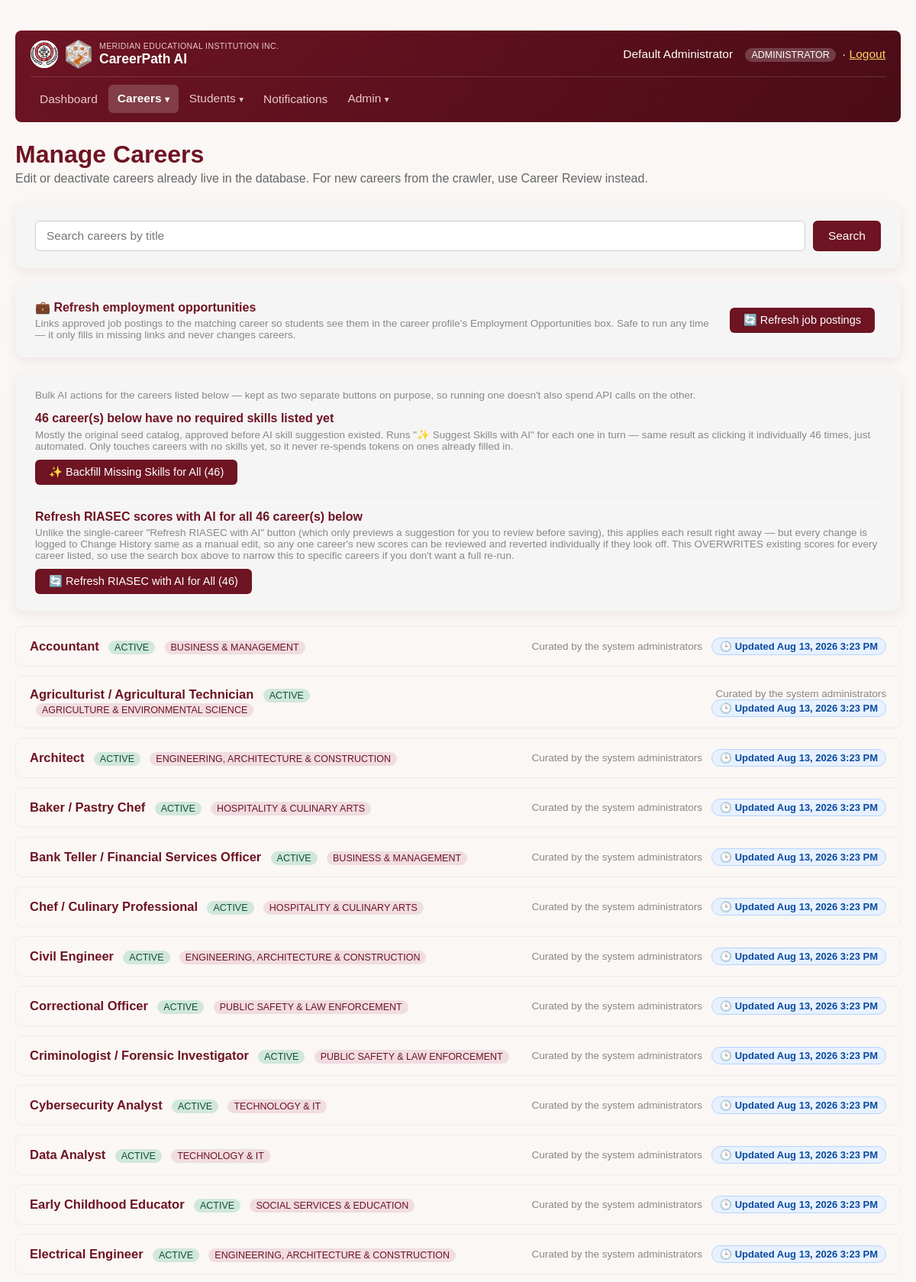
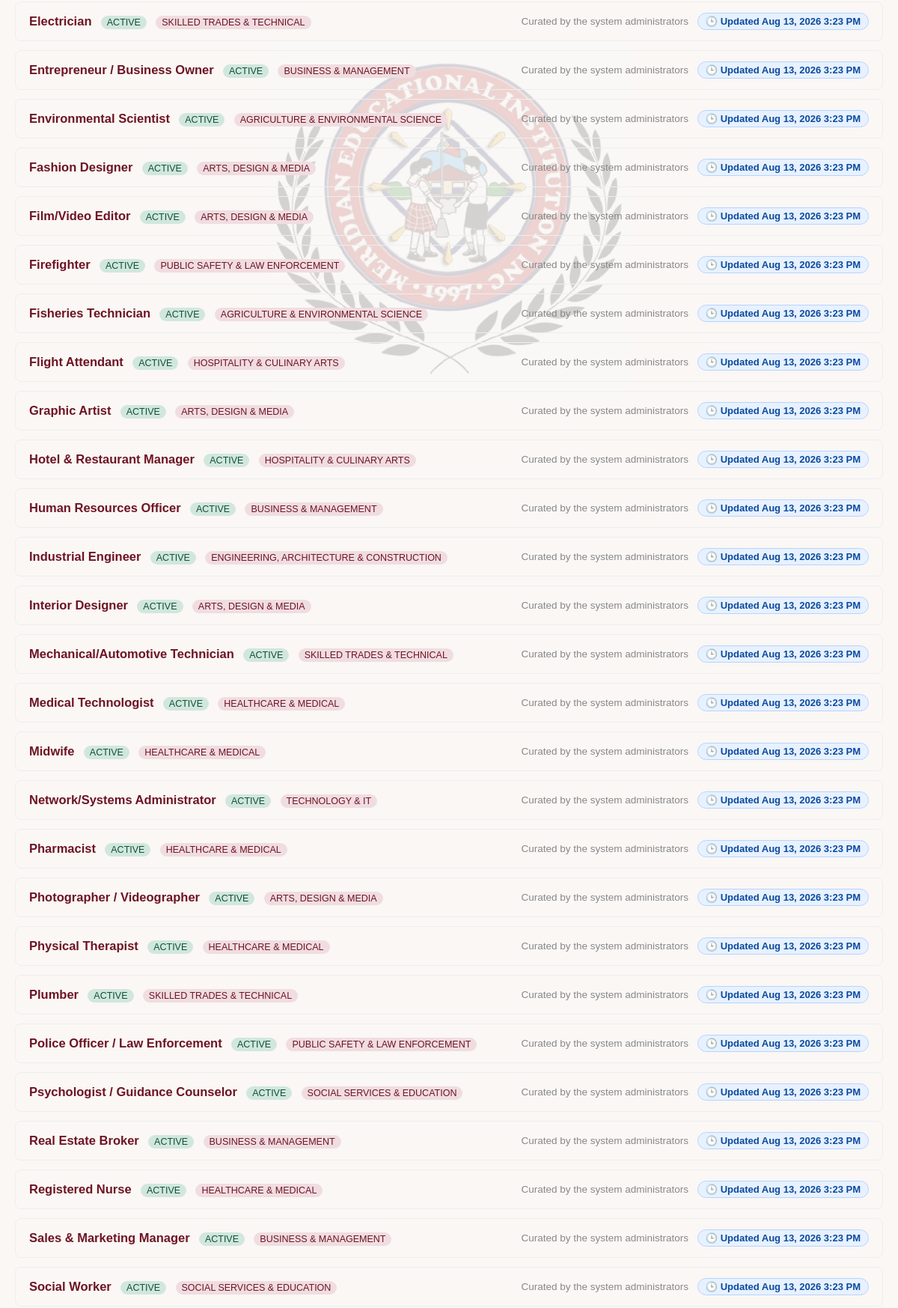
Page /php/careers_manage.php (signed in, upper part) on the committed database (2 pictures, top to bottom).
### tables this page shows
CREATE TABLE careers (
    career_id           INT AUTO_INCREMENT PRIMARY KEY,
    career_title         VARCHAR(150) NOT NULL,
     
     
     
     
     
     
     
    career_category      VARCHAR(100) NULL,
    description          TEXT,
    daily_task           TEXT,
    educational_pathway  VARCHAR(255),
     
     
     
     
     
     
     
    key_subjects         VARCHAR(255) NULL,
    r_score              INT NOT NULL,  
    i_score              INT NOT NULL,  
    a_score              INT NOT NULL,  
    s_score              INT NOT NULL,  
    e_score              INT NOT NULL,  
    c_score              INT NOT NULL,  
    source               VARCHAR(50) DEFAULT 'seed',
     
     
     
     
     
    career_scope         ENUM('local','international') NOT NULL DEFAULT 'local',
     
     
     
    status               ENUM('active','pending','inactive') DEFAULT 'active',
    created_at           TIMESTAMP DEFAULT CURRENT_TIMESTAMP,
     
     
     
    updated_at           TIMESTAMP NOT NULL DEFAULT CURRENT_TIMESTAMP ON UPDATE CURRENT_TIMESTAMP
);

### php/riasec_helper.php (called while the page is built, shortened)
<?php
function career_source_label(?string $source): string
{
    $map = [
        'philjobnet' => 'PhilJobNet (Philippine job listings)',
        'onet'       => 'O*NET (U.S. Department of Labor occupational database)',
        'adzuna'     => 'Adzuna job listings',
        'remoteok'   => 'RemoteOK job listings',
        'kalibrr'    => 'Kalibrr job listings',
        'crawler'    => 'Web crawler (PhilJobNet / O*NET job data), reviewed by staff',
        'seed'       => 'Curated by the system administrators',
        'manual'     => 'Entered by a counselor/administrator',
    ];
    $key = strtolower(trim((string) $source));
    return $map[$key] ?? ($key !== '' ? ucfirst($key) : $map['seed']);
}
function career_updated_label(?string $updatedAt): ?string
{
    $ts = strtotime($updatedAt);
    return $ts ? date('M j, Y', $ts) : null;
}

### php/careers_manage.php (the view, shortened to what this page needs)
<?php
require_once __DIR__ . '/riasec_helper.php';
$pdo = get_db();
try {
    $pdo->query("SELECT updated_at FROM careers LIMIT 0");
} catch (Exception $e) {
    try {
        $pdo->exec("ALTER TABLE careers ADD COLUMN updated_at TIMESTAMP NOT NULL DEFAULT CURRENT_TIMESTAMP ON UPDATE CURRENT_TIMESTAMP");
    } catch (Exception $e2) {
    }
}
$refreshedCareerId = null;
$detailsCareerId = null;
$search = trim($_GET['q'] ?? '');
if ($search !== '') {
    $stmt = $pdo->prepare("SELECT * FROM careers WHERE career_title LIKE :like ORDER BY career_title LIMIT 200");
    $stmt->execute(['like' => '%' . $search . '%']);
} else {
    $stmt = $pdo->query("SELECT * FROM careers ORDER BY career_title LIMIT 200");
}
$careers = $stmt->fetchAll();
$skillsByCareer = [];
$missingSkillsCareerIds = [];
foreach ($careers as $c) {
    if (empty($skillsByCareer[$c['career_id']])) {
        $missingSkillsCareerIds[] = (int) $c['career_id'];
    }
}
$allCareerIds = array_map('intval', array_column($careers, 'career_id'));
?>
<!DOCTYPE html>
<html lang="en">
<head>
</head>
<body>
    <img src="assets/img/logo.png" alt="" class="site-watermark">
    <div class="wrap">
        <?php require __DIR__ . '/nav.php'; ?>
        <h1>Manage Careers</h1>
        <p class="subtitle">Edit or deactivate careers already live in the database. For new careers from the crawler, use Career Review instead.</p>
        <div class="panel">
            <form class="search-form" method="GET">
                <input type="text" name="q" value="<?= htmlspecialchars($search) ?>" placeholder="Search careers by title">
                <button type="submit">Search</button>
            </form>
        </div>
        <div class="panel">
            <form method="POST" style="display:flex;gap:14px;align-items:center;flex-wrap:wrap;">
                <div style="flex:1;min-width:260px;">
                    <strong style="color:#6e1423;">💼 Refresh employment opportunities</strong>
                    <p style="margin:4px 0 0;font-size:13.5px;color:#888;">Links approved job postings to the matching career so students see them in the career profile's Employment Opportunities box. Safe to run any time — it only fills in missing links and never changes careers.</p>
                </div>
                <button type="submit" class="btn btn-primary" style="white-space:nowrap;">🔄 Refresh job postings</button>
            </form>
        </div>
        <?php if ($missingSkillsCareerIds || $allCareerIds): ?>
            <div class="panel">
                <p style="margin:0 0 14px;font-size:13.5px;color:#888;">Bulk AI actions for the careers listed below — kept as two separate buttons on purpose, so running one doesn't also spend API calls on the other.</p>
                <?php if ($missingSkillsCareerIds): ?>
                    <div id="bulk-skill-fill-panel" style="padding-bottom:16px;margin-bottom:16px;border-bottom:1px solid #eee;">
                        <div style="display:flex;align-items:center;justify-content:space-between;flex-wrap:wrap;gap:10px;">
                            <div>
                                <strong style="color:#6e1423;"><?= count($missingSkillsCareerIds) ?> career(s) below have no required skills listed yet</strong>
                                <p style="margin:4px 0 0;font-size:13.5px;color:#888;">Mostly the original seed catalog, approved before AI skill suggestion existed. Runs "✨ Suggest Skills with AI" for each one in turn — same result as clicking it individually <?= count($missingSkillsCareerIds) ?> times, just automated. Only touches careers with no skills yet, so it never re-spends tokens on ones already filled in.</p>
                            </div>
                            <button type="button" id="bulk-skill-fill-btn" class="btn btn-primary" style="white-space:nowrap;">✨ Backfill Missing Skills for All (<?= count($missingSkillsCareerIds) ?>)</button>
                        </div>
                    </div>
                <?php endif; ?>
                <?php if ($allCareerIds): ?>
                    <div id="bulk-riasec-refresh-panel">
                        <div style="display:flex;align-items:center;justify-content:space-between;flex-wrap:wrap;gap:10px;">
                            <div>
                                <strong style="color:#6e1423;">Refresh RIASEC scores with AI for all <?= count($allCareerIds) ?> career(s) below</strong>
                                <p style="margin:4px 0 0;font-size:13.5px;color:#888;">Unlike the single-career "Refresh RIASEC with AI" button (which only previews a suggestion for you to review before saving), this applies each result right away — but every change is logged to Change History same as a manual edit, so any one career's new scores can be reviewed and reverted individually if they look off. This OVERWRITES existing scores for every career listed, so use the search box above to narrow this to specific careers if you don't want a full re-run.</p>
                            </div>
                            <button type="button" id="bulk-riasec-refresh-btn" class="btn btn-primary" style="white-space:nowrap;">🔄 Refresh RIASEC with AI for All (<?= count($allCareerIds) ?>)</button>
                        </div>
                    </div>
                <?php endif; ?>
            </div>
        <?php endif; ?>
        <?php foreach ($careers as $c): ?>
            <?php
                $wasRefreshed = $refreshedCareerId === (int) $c['career_id'];
                $detailsRefreshed = $detailsCareerId === (int) $c['career_id'];
            ?>
            <details class="career-row" data-career-id="<?= (int) $c['career_id'] ?>" data-title="<?= htmlspecialchars($c['career_title']) ?>" <?= ($wasRefreshed || $detailsRefreshed) ? 'open' : '' ?>>
                <summary>
                    <span>
                        <span class="title"><?= htmlspecialchars($c['career_title']) ?></span>
                        <span class="status-tag status-<?= htmlspecialchars($c['status']) ?>"><?= htmlspecialchars($c['status']) ?></span>
                        <?php if ($c['career_category']): ?>
                            <span class="status-tag" style="background:#f0dde1;color:#6e1423;"><?= htmlspecialchars($c['career_category']) ?></span>
                        <?php else: ?>
                            <span class="status-tag" style="background:#fff3cd;color:#856404;">uncategorized</span>
                        <?php endif; ?>
                    </span>
                    <span class="meta">
                        <?= htmlspecialchars(career_source_label($c['source'] ?? null)) ?>
                        <?php $updLabel = career_updated_label($c['updated_at'] ?? null); ?>
                        <?php if ($updLabel): ?>
                            <?php $isStale = strtotime($c['updated_at']) < strtotime('-1 year'); ?>
                            <span class="updated-badge<?= $isStale ? ' stale' : '' ?>" title="Last time this career was saved, edited, or re-checked"><?= $isStale ? '⚠️' : '🕒' ?> Updated <?= htmlspecialchars(date('M j, Y g:i A', strtotime($c['updated_at']))) ?></span>
                        <?php endif; ?>
                    </span>
                </summary>
            </details>
        <?php endforeach; ?>
    </div>
</body>
</html>

### php/careers_manage.php (style rules this page uses)
* { box-sizing: border-box; }
body { font-family: Arial, sans-serif; margin: 0; padding: 40px 20px; color: #222; background: #faf7f5; }
.wrap { max-width: 1280px; margin: 0 auto; }
h1 { color: #6e1423; margin-bottom: 4px; }
.subtitle { color: #666; margin-top: 0; margin-bottom: 24px; }
.panel { background: #f5f5f5; border-radius: 12px; box-shadow: 0 4px 16px rgba(74,12,23,0.08); padding: 22px 26px; margin-bottom: 20px; }
.search-form { display: flex; gap: 10px; }
.search-form input[type=text] { flex: 1; padding: 10px 14px; border: 1px solid #ccc; border-radius: 6px; font-size: 15.5px; }
.search-form button { padding: 10px 20px; background: #6e1423; color: #fff; border: none; border-radius: 6px; font-size: 15.5px; cursor: pointer; transition: transform 0.12s ease, box-shadow 0.12s ease, background-color 0.15s ease; }
.career-row { border: 1px solid #eee; border-radius: 8px; padding: 14px 18px; margin-bottom: 12px; }
.career-row summary { cursor: pointer; list-style: none; display: flex; justify-content: space-between; align-items: center; font-size: 15.5px; }
.career-row summary .title { font-weight: bold; color: #6e1423; font-size: 16.5px; }
.career-row summary .meta { color: #888; font-size: 13.5px; text-align: right; }
.updated-badge { display: inline-block; background: #e7f1ff; color: #0a4a9e; border: 1px solid #b6d4fe; border-radius: 12px; padding: 3px 10px; font-weight: bold; font-size: 13px; margin-left: 8px; white-space: nowrap; }
.status-tag { display: inline-block; padding: 2px 8px; border-radius: 10px; font-size: 12.5px; text-transform: uppercase; margin-left: 8px; }
.status-active { background: #d1e7dd; color: #0f5132; }
input[type=text], textarea { width: 100%; padding: 6px 8px; border: 1px solid #ccc; border-radius: 4px; font-family: inherit; box-sizing: border-box; }
button.btn { padding: 8px 18px; border: none; border-radius: 6px; font-size: 14.5px; cursor: pointer; margin-right: 8px; }
.btn-primary { background: #6e1423; color: #fff; }
.site-watermark { position: fixed; top: 50%; left: 50%; transform: translate(-50%, -50%); width: 480px; max-width: 60vw; opacity: 0.15; z-index: -1; pointer-events: none; user-select: none; }

### rows in the picture
careers: career_title "Accountant", status "ACTIVE", career_category "BUSINESS & MANAGEMENT", source "Curated by the system administrators", updated_at "Aug 13, 2026 3:23 PM"
careers: career_title "Agriculturist / Agricultural Technician", status "ACTIVE", career_category "AGRICULTURE & ENVIRONMENTAL SCIENCE", source "Curated by the system administrators", updated_at "Aug 13, 2026 3:23 PM"
careers: career_title "Architect", status "ACTIVE", career_category "ENGINEERING, ARCHITECTURE & CONSTRUCTION", source "Curated by the system administrators", updated_at "Aug 13, 2026 3:23 PM"
careers: career_title "Baker / Pastry Chef", status "ACTIVE", career_category "HOSPITALITY & CULINARY ARTS", source "Curated by the system administrators", updated_at "Aug 13, 2026 3:23 PM"
careers: career_title "Bank Teller / Financial Services Officer", status "ACTIVE", career_category "BUSINESS & MANAGEMENT", source "Curated by the system administrators", updated_at "Aug 13, 2026 3:23 PM"
careers: career_title "Chef / Culinary Professional", status "ACTIVE", career_category "HOSPITALITY & CULINARY ARTS", source "Curated by the system administrators", updated_at "Aug 13, 2026 3:23 PM"
careers: career_title "Civil Engineer", status "ACTIVE", career_category "ENGINEERING, ARCHITECTURE & CONSTRUCTION", source "Curated by the system administrators", updated_at "Aug 13, 2026 3:23 PM"
careers: career_title "Correctional Officer", status "ACTIVE", career_category "PUBLIC SAFETY & LAW ENFORCEMENT", source "Curated by the system administrators", updated_at "Aug 13, 2026 3:23 PM"
careers: career_title "Criminologist / Forensic Investigator", status "ACTIVE", career_category "PUBLIC SAFETY & LAW ENFORCEMENT", source "Curated by the system administrators", updated_at "Aug 13, 2026 3:23 PM"
careers: career_title "Cybersecurity Analyst", status "ACTIVE", career_category "TECHNOLOGY & IT", source "Curated by the system administrators", updated_at "Aug 13, 2026 3:23 PM"
careers: career_title "Data Analyst", status "ACTIVE", career_category "TECHNOLOGY & IT", source "Curated by the system administrators", updated_at "Aug 13, 2026 3:23 PM"
careers: career_title "Early Childhood Educator", status "ACTIVE", career_category "SOCIAL SERVICES & EDUCATION", source "Curated by the system administrators", updated_at "Aug 13, 2026 3:23 PM"
careers: career_title "Electrical Engineer", status "ACTIVE", career_category "ENGINEERING, ARCHITECTURE & CONSTRUCTION", source "Curated by the system administrators", updated_at "Aug 13, 2026 3:23 PM"
careers: career_title "Electrician", status "ACTIVE", career_category "SKILLED TRADES & TECHNICAL", source "Curated by the system administrators", updated_at "Aug 13, 2026 3:23 PM"
careers: career_title "Entrepreneur / Business Owner", status "ACTIVE", career_category "BUSINESS & MANAGEMENT", source "Curated by the system administrators", updated_at "Aug 13, 2026 3:23 PM"
careers: career_title "Environmental Scientist", status "ACTIVE", career_category "AGRICULTURE & ENVIRONMENTAL SCIENCE", source "Curated by the system administrators", updated_at "Aug 13, 2026 3:23 PM"
careers: career_title "Fashion Designer", status "ACTIVE", career_category "ARTS, DESIGN & MEDIA", source "Curated by the system administrators", updated_at "Aug 13, 2026 3:23 PM"
careers: career_title "Film/Video Editor", status "ACTIVE", career_category "ARTS, DESIGN & MEDIA", source "Curated by the system administrators", updated_at "Aug 13, 2026 3:23 PM"
careers: career_title "Firefighter", status "ACTIVE", career_category "PUBLIC SAFETY & LAW ENFORCEMENT", source "Curated by the system administrators", updated_at "Aug 13, 2026 3:23 PM"
careers: career_title "Fisheries Technician", status "ACTIVE", career_category "AGRICULTURE & ENVIRONMENTAL SCIENCE", source "Curated by the system administrators", updated_at "Aug 13, 2026 3:23 PM"
careers: career_title "Flight Attendant", status "ACTIVE", career_category "HOSPITALITY & CULINARY ARTS", source "Curated by the system administrators", updated_at "Aug 13, 2026 3:23 PM"
careers: career_title "Graphic Artist", status "ACTIVE", career_category "ARTS, DESIGN & MEDIA", source "Curated by the system administrators", updated_at "Aug 13, 2026 3:23 PM"
careers: career_title "Hotel & Restaurant Manager", status "ACTIVE", career_category "HOSPITALITY & CULINARY ARTS", source "Curated by the system administrators", updated_at "Aug 13, 2026 3:23 PM"
careers: career_title "Human Resources Officer", status "ACTIVE", career_category "BUSINESS & MANAGEMENT", source "Curated by the system administrators", updated_at "Aug 13, 2026 3:23 PM"
careers: career_title "Industrial Engineer", status "ACTIVE", career_category "ENGINEERING, ARCHITECTURE & CONSTRUCTION", source "Curated by the system administrators", updated_at "Aug 13, 2026 3:23 PM"
careers: career_title "Interior Designer", status "ACTIVE", career_category "ARTS, DESIGN & MEDIA", source "Curated by the system administrators", updated_at "Aug 13, 2026 3:23 PM"
careers: career_title "Mechanical/Automotive Technician", status "ACTIVE", career_category "SKILLED TRADES & TECHNICAL", source "Curated by the system administrators", updated_at "Aug 13, 2026 3:23 PM"
careers: career_title "Medical Technologist", status "ACTIVE", career_category "HEALTHCARE & MEDICAL", source "Curated by the system administrators", updated_at "Aug 13, 2026 3:23 PM"
careers: career_title "Midwife", status "ACTIVE", career_category "HEALTHCARE & MEDICAL", source "Curated by the system administrators", updated_at "Aug 13, 2026 3:23 PM"
careers: career_title "Network/Systems Administrator", status "ACTIVE", career_category "TECHNOLOGY & IT", source "Curated by the system administrators", updated_at "Aug 13, 2026 3:23 PM"
careers: career_title "Pharmacist", status "ACTIVE", career_category "HEALTHCARE & MEDICAL", source "Curated by the system administrators", updated_at "Aug 13, 2026 3:23 PM"
careers: career_title "Photographer / Videographer", status "ACTIVE", career_category "ARTS, DESIGN & MEDIA", source "Curated by the system administrators", updated_at "Aug 13, 2026 3:23 PM"
careers: career_title "Physical Therapist", status "ACTIVE", career_category "HEALTHCARE & MEDICAL", source "Curated by the system administrators", updated_at "Aug 13, 2026 3:23 PM"

### other values in the picture
$currentUser['name'] "Default Administrator"
$currentUser['role'] "ADMINISTRATOR"
count($missingSkillsCareerIds) "46"
count($allCareerIds) "46"
